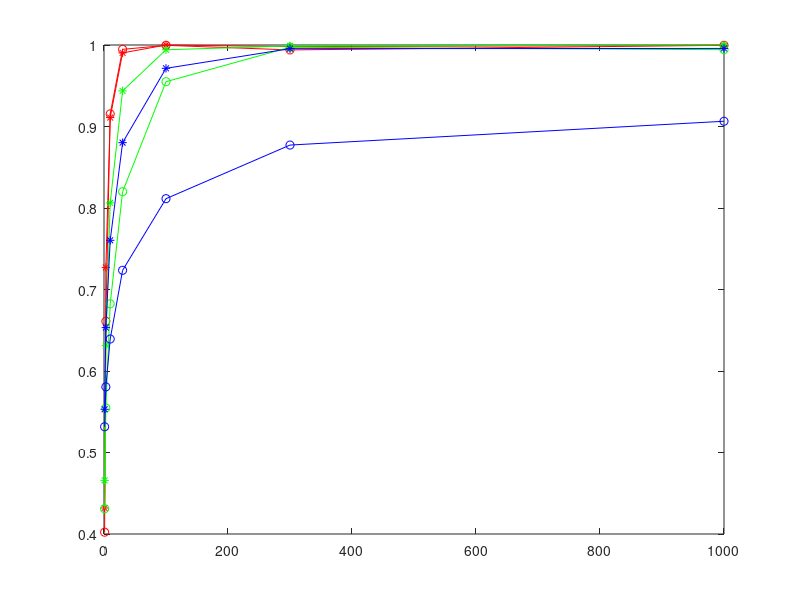

This figure's MATLAB source:
clear;clc;
load('fs1_36_01.mat');
fs1_1 = fs1;
load('fs1_36_03.mat');
fs1_2 = fs1;
load('fs1_36_05.mat');
fs1_3 = fs1;
load('fs2_36_01.mat');
fs2_1 = fs2;
load('fs2_36_03.mat');
fs2_2 = fs2;
load('fs2_36_05.mat');
fs2_3 = fs2;

a1 = mean(squeeze(fs1_1(1,:,:)),2); a1=flip(a1);
a2 = mean(squeeze(fs1_1(2,:,:)),2); a2=flip(a2);

b1 = mean(squeeze(fs1_2(1,:,:)),2); b1=flip(b1);
b2 = mean(squeeze(fs1_2(2,:,:)),2); b2=flip(b2);

c1 = mean(squeeze(fs1_3(1,:,:)),2); c1=flip(c1);
c2 = mean(squeeze(fs1_3(2,:,:)),2); c2=flip(c2);

d1 = mean(squeeze(fs2_1(1,:,:)),2); d1=flip(d1);
d2 = mean(squeeze(fs2_1(2,:,:)),2); d2=flip(d2);

e1 = mean(squeeze(fs2_2(1,:,:)),2); e1=flip(e1);
e2 = mean(squeeze(fs2_2(2,:,:)),2); e2=flip(e2);

f1 = mean(squeeze(fs2_3(1,:,:)),2); f1=flip(f1);
f2 = mean(squeeze(fs2_3(2,:,:)),2); f2=flip(f2);

xx = [1,3,10,30,100,300,1000];

plot(xx,a1,'-ro')
hold on
plot(xx,d1,'-r*')

plot(xx,b1,'-go')
plot(xx,e1,'-g*')

plot(xx,c1,'-bo')
plot(xx,f1,'-b*')
